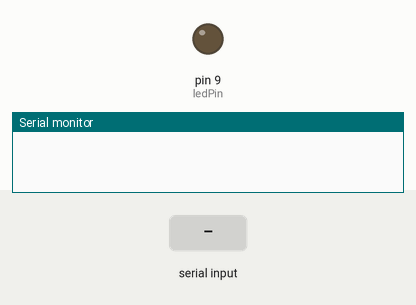
Simulated run of this sketch. Board: Arduino Uno, built with avr-gcc and run on an emulated ATmega328P. On the bench: output pins drawn as LEDs (lit = HIGH), the last lines printed to the serial monitor. The test bench sets the inputs (shaded band).

Above: at 1.2 s.
1.3 s: "90,45\n" received over Serial
At 2.5 s:
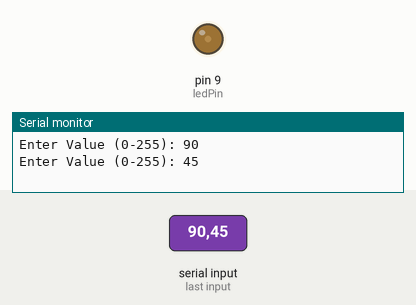
2.8 s: "30,150\n" received over Serial
At 3.8 s:
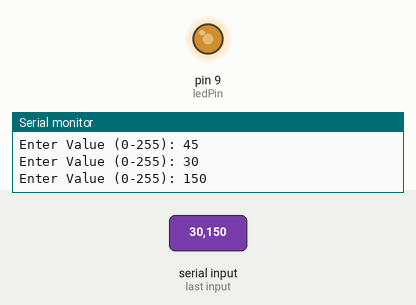
4.3 s: "200\n" received over Serial
At 4.8 s:
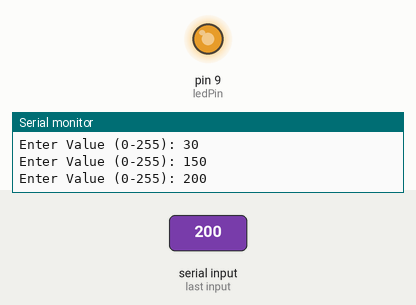
5.8 s: "90\n" received over Serial
At 7.1 s:
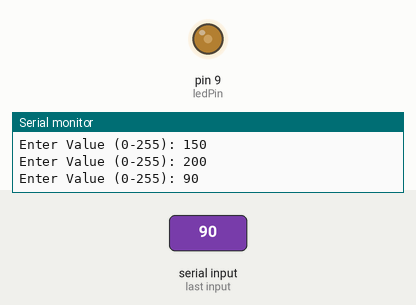
Timing chart, 0 to 8.3 s (numbered marks = the images above; inputs shaded):
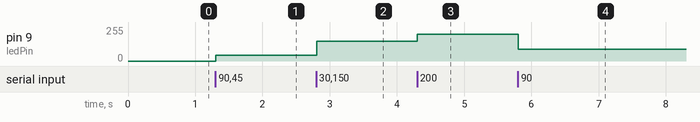

The sketch:

Chieh_HW4_Serial_Communication_LED.ino
```cpp
const int ledPin = 9;

void setup() {
  Serial.begin(9600);
  pinMode(ledPin, OUTPUT);
}

void loop() {
  if (Serial.available()) {
    int val = Serial.parseInt();
    if (Serial.read() == '\n') {
      val = constrain(val, 0, 255);
      analogWrite(ledPin, val);
    }
        Serial.print("Enter Value (0-255): ");
    Serial.println(val);
  }
}
```

Measured:
- after the input at 1.3 s, pin 9 (ledPin): 0/255 → 45/255 at once
- after the input at 2.8 s, pin 9 (ledPin): 45/255 → 150/255 at once
- after the input at 4.3 s, pin 9 (ledPin): 150/255 → 200/255 at once
- after the input at 5.8 s, pin 9 (ledPin): 200/255 → 90/255 at once
